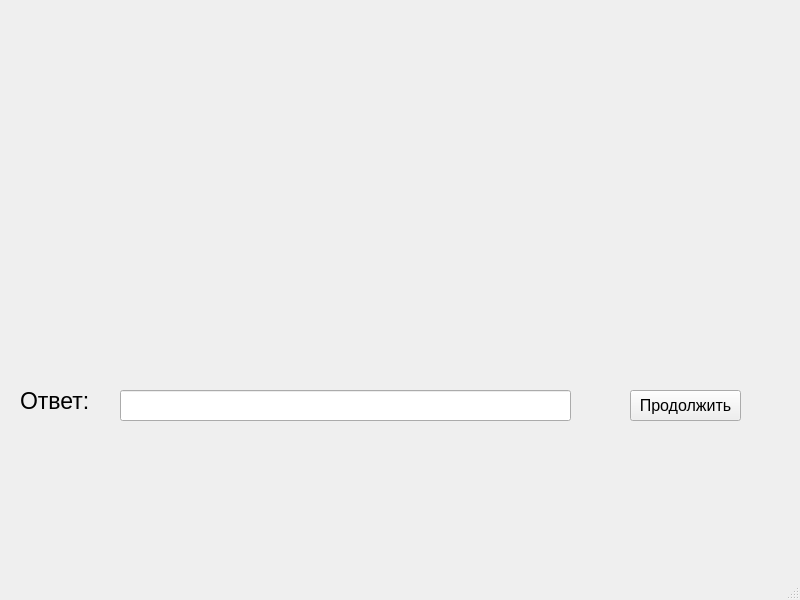
<?xml version="1.0" encoding="UTF-8"?>
<ui version="4.0">
 <class>MainWindow</class>
 <widget class="QMainWindow" name="MainWindow">
  <property name="geometry">
   <rect>
    <x>0</x>
    <y>0</y>
    <width>800</width>
    <height>600</height>
   </rect>
  </property>
  <property name="windowTitle">
   <string>MainWindow</string>
  </property>
  <widget class="QWidget" name="centralwidget">
   <widget class="QLabel" name="label_2">
    <property name="geometry">
     <rect>
      <x>20</x>
      <y>380</y>
      <width>101</width>
      <height>41</height>
     </rect>
    </property>
    <property name="font">
     <font>
      <pointsize>17</pointsize>
     </font>
    </property>
    <property name="text">
     <string>Ответ:</string>
    </property>
   </widget>
   <widget class="QLabel" name="label">
    <property name="geometry">
     <rect>
      <x>40</x>
      <y>170</y>
      <width>731</width>
      <height>151</height>
     </rect>
    </property>
    <property name="text">
     <string/>
    </property>
    <property name="pixmap">
     <pixmap>../../../image/firstTask/fourthImage/photo_2024-05-12_12-49-11.jpg</pixmap>
    </property>
   </widget>
   <widget class="QLineEdit" name="lineEdit">
    <property name="geometry">
     <rect>
      <x>120</x>
      <y>390</y>
      <width>451</width>
      <height>31</height>
     </rect>
    </property>
    <property name="font">
     <font>
      <pointsize>17</pointsize>
     </font>
    </property>
   </widget>
   <widget class="QPushButton" name="pushButton">
    <property name="geometry">
     <rect>
      <x>630</x>
      <y>390</y>
      <width>111</width>
      <height>31</height>
     </rect>
    </property>
    <property name="font">
     <font>
      <pointsize>12</pointsize>
     </font>
    </property>
    <property name="text">
     <string>Продолжить</string>
    </property>
   </widget>
  </widget>
  <widget class="QStatusBar" name="statusbar"/>
 </widget>
 <resources/>
 <connections/>
</ui>
